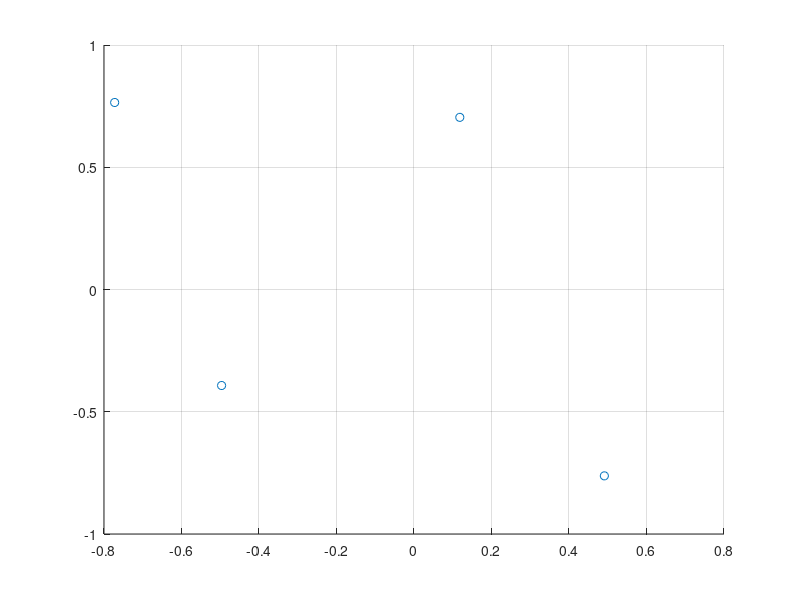

Reproduce this figure in MATLAB.
clc; clear; close all;
%rand1=rand();
%rand2=rand();

x1 = rand() + j*rand();
x2 = - rand() + j*rand();
x3 = - rand() - j*rand();
x4 = rand() - j*rand();

x = x1

X = [real(x1),real(x2),real(x3),real(x4)]
Y = [imag(x1),imag(x2),imag(x3),imag(x4)]
figure(1),hold on, grid on
plot(X,Y,'o')

